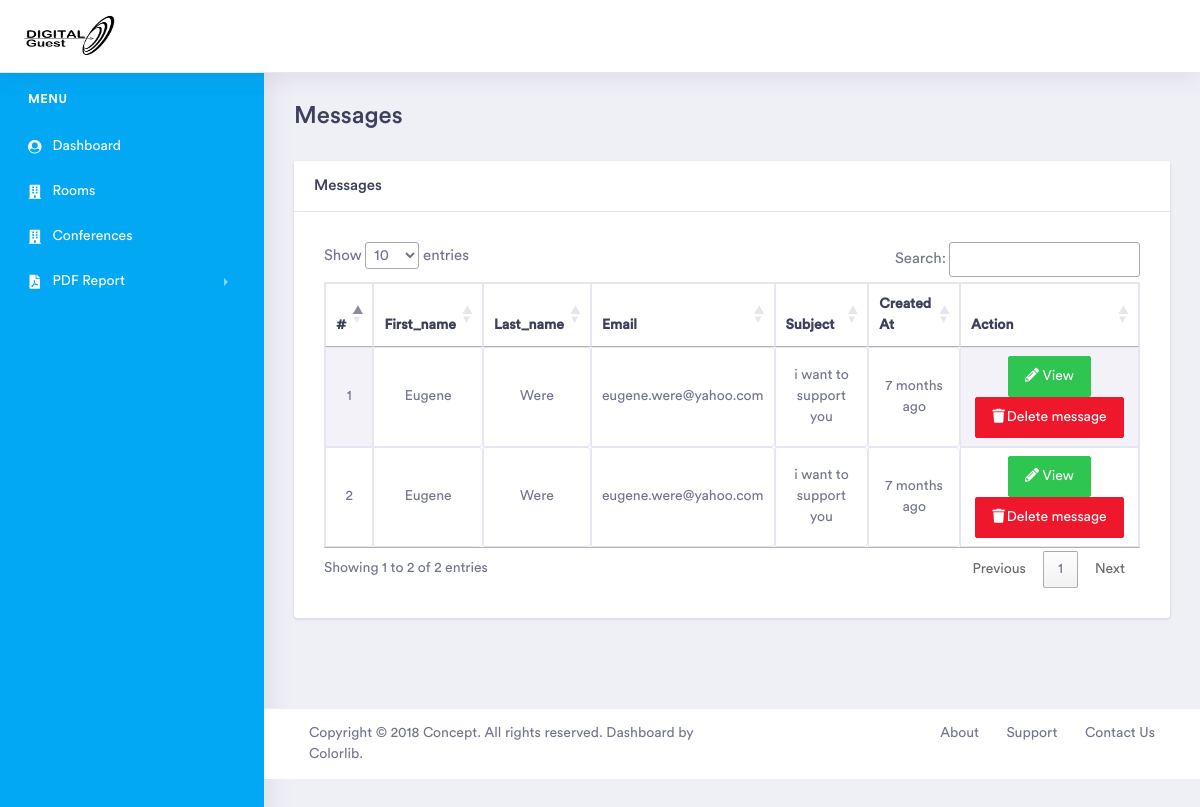
The page /visitorsadmin/messages on the database its author committed.
### visitorsfront/models.py (models this page shows, shortened)
class Message(models.Model):
    first_name = models.CharField(max_length=200, null=False, blank=False)
    last_name = models.CharField(max_length=200, null=False, blank=False)
    subject = models.CharField(max_length=200, null=False, blank=False)
    email = models.CharField(max_length=200, null=False, blank=False)
    msg = models.TextField(blank=False)
    created_at = models.DateTimeField(auto_now_add=True)
    updated_at = models.DateTimeField(auto_now=True)

### visitorsadmin/views.py (the view)
# urls.py: path('messages', views.viewmessages, name='messages'),
def viewmessages(request):
    messagess=Message.objects.all().order_by('-created_at')
    context={
        'messagess':messagess,
    }
    return render(request, 'tulia/orders/messages.html',context)

### visitorsadmin/templatetags/call_method.py (called while the page is built)
@register.filter(name='if_admin')
def if_admin(request):
    user=request.user.id
    admin = User.objects.filter(id=user, is_superuser=True).first()
    if admin:
        return True
    return False

### visitorsadmin/templates/tulia/orders/messages.html (shortened to what this page needs)
{% extends 'tulia/dashboard/dashboard.html' %}
{% load humanize %}
{% load static %}
{% block content %}
    <div class="dashboard-wrapper">
            <div class="container-fluid  dashboard-content">
                <div class="row">
                    <div class="col-xl-12 col-lg-12 col-md-12 col-sm-12 col-12">
                        <div class="page-header">
                            <h2 class="pageheader-title">Messages</h2>
                        </div>
                    </div>
                </div>
                <div class="row">
                    <div class="col-xl-12 col-lg-12 col-md-12 col-sm-12 col-12">
                        <div class="card">
                            <h5 class="card-header">Messages</h5>
                            <div class="card-body">
                                <div class="table-responsive">
                                 {% if messagess|length > 0 %}
                                    <div class="main-chart" id="line-chart" style="padding: 10px">
                                       <table id="myTable" class="example table table-striped table-bordered" style="">
                                            <thead>
                                                <tr class="text-capitalize">
                                                    <th>#</th>
                                                    <th>First_name</th>
                                                    <th>Last_name</th>
                                                    <th>Email</th>
                                                    <th>Subject</th>
                                                    <th>Created At</th>
                                                    <th>Action</th>
                                                </tr>
                                            </thead>
                                            <tbody>
                                                {% for message in messagess %}
                                                    <tr class="text-center ">
                                                        <td>{{ forloop.counter }}</td>
                                                        <td class="product-details text-capitalize" style="">{{ message.first_name }}</td>
                                                        <td class="product-details text-capitalize" style="">{{ message.last_name }}</td>
                                                        <td class="product-details" style="">{{ message.email }}</td>
                                                        <td class="product-details" style="">{{ message.subject }}</td>
                                                        <td class="product-details" style="">{{ message.created_at|naturaltime}}</td>
                                                        <td>
                                                            <a href="" class="btn btn-success" data-toggle="modal" data-target="#productedit{{ message.id }}"><i class="fas fa-pencil-alt"></i> View</a>
                                                            <a href="{% url 'VisitorsAdmin:deletemessage' message.id %}"  class="btn btn-danger"><i class="fas fa-trash " style="padding-right: 2px"></i>Delete message</a>
                                                        </td>
                                                    </tr>
                                                {% endfor %}
                                            </tbody>
                                       </table>
                                    </div>
                                {% endif %}
                                </div>
                            </div>
                        </div>
                    </div>
                </div>
            </div>
            <div class="footer">
                <div class="container-fluid">
                    <div class="row">
                        <div class="col-xl-6 col-lg-6 col-md-12 col-sm-12 col-12">
                            Copyright © 2018 Concept. All rights reserved. Dashboard by <a href="https://colorlib.com/wp/">Colorlib</a>.
                        </div>
                        <div class="col-xl-6 col-lg-6 col-md-12 col-sm-12 col-12">
                            <div class="text-md-right footer-links d-none d-sm-block">
                                <a href="javascript: void(0);">About</a>
                                <a href="javascript: void(0);">Support</a>
                                <a href="javascript: void(0);">Contact Us</a>
                            </div>
                        </div>
                    </div>
                </div>
            </div>
        </div>
{% endblock content %}

### rows shown on the page
Message: first_name "Eugene", last_name "Were", email "eugene.were@yahoo.com", subject "i want to support you", created_at "7 months ago"
Message: first_name "Eugene", last_name "Were", email "eugene.were@yahoo.com", subject "i want to support you", created_at "7 months ago"
